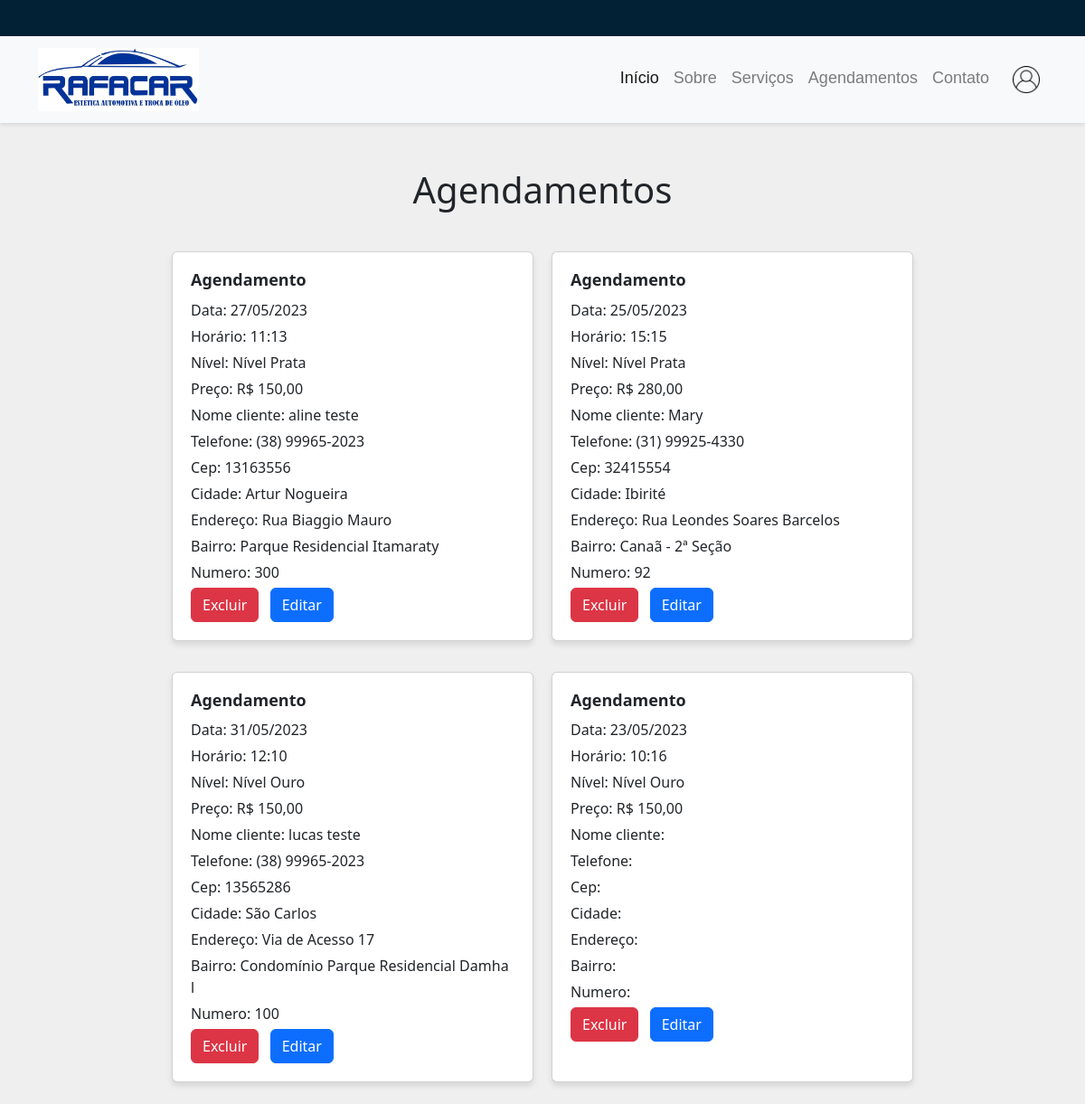
/agendamentos/ (signed in), run on an earlier commit of the app's database.
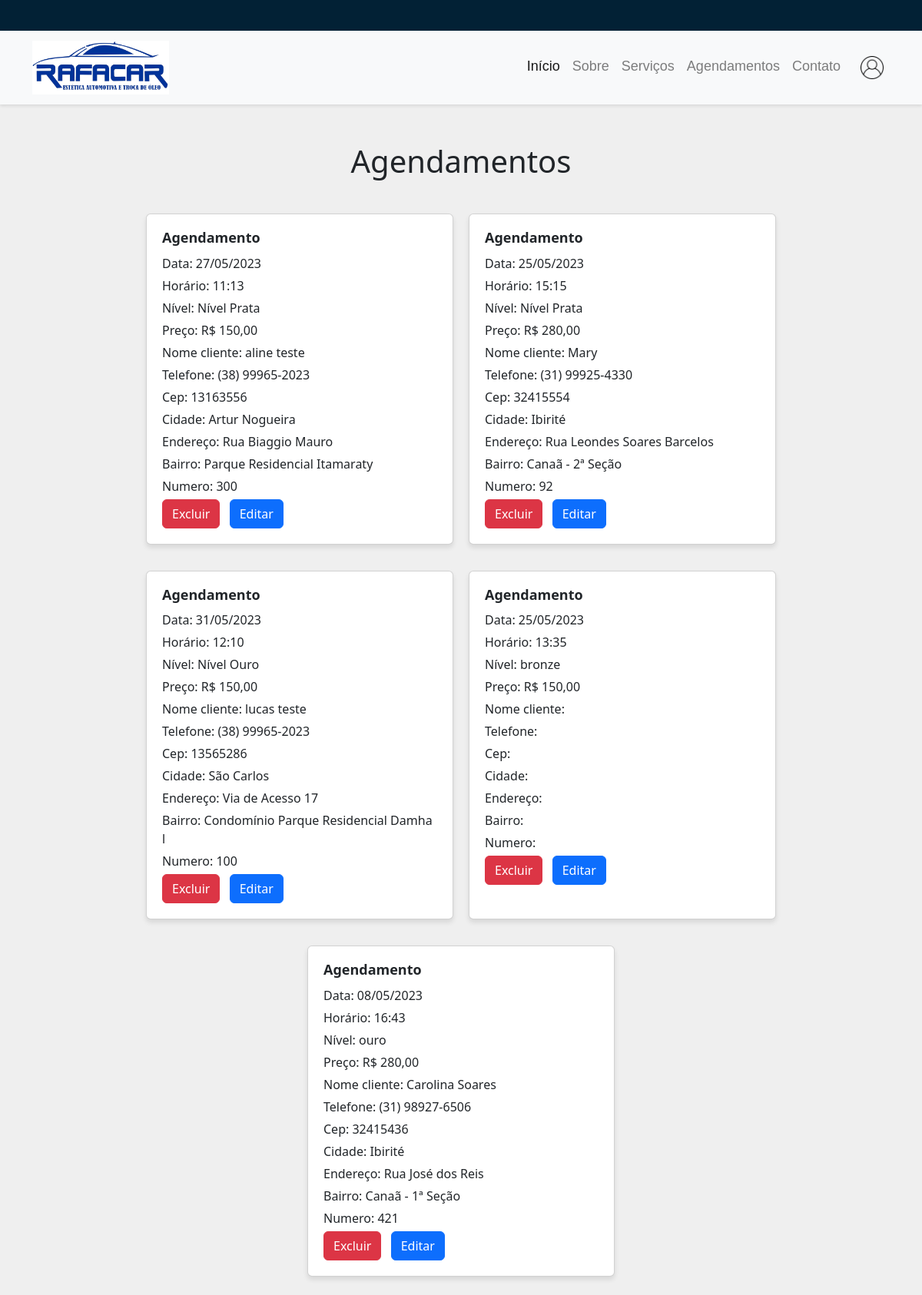
And on a later commit of the database.
### rafacar/models.py (models this page shows, shortened)
class Agendamento(models.Model):
    user = models.ForeignKey(User, on_delete=models.CASCADE, null=True)
    dados_pessoais = models.OneToOneField(
        DadosPessoais, on_delete=models.CASCADE, null=True)
    date = models.DateField()
    time = models.TimeField()
    endereco = models.TextField()
    preco = models.TextField(null=True)
    nivel = models.CharField(max_length=10, blank=True, null=True)

class DadosPessoais(models.Model):
    user = models.OneToOneField(User, on_delete=models.CASCADE)
    nome = models.CharField(max_length=100)
    telefone = models.CharField(max_length=20)
    cep = models.CharField(max_length=9)
    endereco = models.CharField(max_length=255)
    numero_casa = models.CharField(max_length=10)
    bairro = models.CharField(max_length=100)
    cidade = models.CharField(max_length=100)

### rafacar/views.py (the view)
# urls.py: path('agendamentos/', views.agendamentos, name='agendamentos'),
def agendamentos(request):
    if not request.user.is_authenticated:
        messages.add_message(request, messages.INFO, 'Faça login primeiro.')
        return redirect('login')
    if request.user.is_staff:
        agendamentos = Agendamento.objects.all().select_related('user', 'dados_pessoais')
        return render(request, 'agendamentos_gestor.html', {'agendamentos': agendamentos})
    agendamentos = Agendamento.objects.filter(user=request.user)
    return render(request, 'agendamentos.html', {'agendamentos': agendamentos})

### rafacar/templates/agendamentos_gestor.html (shortened to what this page needs)
{% load static %}
<!DOCTYPE html>
<html>
<head>
    <link rel="stylesheet" href="https://stackpath.bootstrapcdn.com/bootstrap/4.5.2/css/bootstrap.min.css">
</head>
<head>
    <link href="https://cdn.jsdelivr.net/npm/bootstrap@5.3.0-alpha1/dist/css/bootstrap.min.css" rel="stylesheet"
>
    <link rel="stylesheet" type="text/css" media="screen"
        href="https://cdnjs.cloudflare.com/ajax/libs/font-awesome/5.8.2/css/all.min.css" />
    <link rel="stylesheet" type="text/css" href="{% static 'rafacar/css/style.css' %}" />
</head>
<body>
    <header>
        <div style="height: 40px; background-color: #022135; width: 100%;"></div>
        <nav class="navbar navbar-expand-lg navbar-light bg-light">
            <div class="container">
                <a class="navbar-brand" href="#">
                    <img src="{% static 'rafacar/imagens/logo.jpeg' %}" width="" height="70" alt="Logo">
                </a>
                <div class="collapse navbar-collapse d-lg-flex justify-content-end" id="navbarSupportedContent">
                    <ul class="navbar-nav">
                        <li class="nav-item active">
                            <a class="nav-link" href="{% url 'home' %}">Início</a>
                        </li>
                        <li class="nav-item">
                            <a class="nav-link" href="{% url 'sobre' %}">Sobre</a>
                        </li>
                        <li class="nav-item">
                            <a class="nav-link" href="{% url 'servicos' %}">Serviços</a>
                        </li>
                        <li class="nav-item">
                            <a class="nav-link" href="{% url 'agendamentos' %}">Agendamentos</a>
                        </li>
                        <li class="nav-item">
                            <a class="nav-link" href="{% url 'contato' %}">Contato</a>
                        </li>
                        <li class="nav-item">
                            <a class="nav-link" href="{% url 'edita_user' %}"><img src="{% static 'rafacar/imagens/perfil.png' %}"
                                    width="30px" style="margin-left: 10px;"></a>
                        </li>
                    </ul>
                </div>
            </div>
        </nav>
    </header>
    <body>
        <div class="d-flex justify-content-center">
            <h1 class="mb-4 text-center" style="margin-top: 50px;">Agendamentos</h1>
        </div>
        <div class="card-container" style="margin-top: 10px;">
            {% for agendamento in agendamentos %}
            <div class="card mb-4" style="width: 400px;">
                <h2>Agendamento</h2>
                <p>Data: {{ agendamento.date|date:"d/m/Y" }}</p>
                <p>Horário: {{ agendamento.time|time:"H:i" }}</p>
                <p>Nível: {{ agendamento.nivel }}</p>
                <p>Preço: {{ agendamento.preco }}</p>
                <p>Nome cliente: {{ agendamento.dados_pessoais.nome }}</p>
                <p>Telefone: {{ agendamento.dados_pessoais.telefone }}</p>
                <p>Cep: {{ agendamento.dados_pessoais.cep }}</p>
                <p>Cidade: {{ agendamento.dados_pessoais.cidade }}</p>
                <p>Endereço: {{ agendamento.dados_pessoais.endereco }}</p>
                <p>Bairro: {{ agendamento.dados_pessoais.bairro }}</p>
                <p>Numero: {{ agendamento.dados_pessoais.numero_casa }}</p>
                <div class="button-group">
                    <a href="{% url 'excluir_agendamento' agendamento.id %}" class="btn btn-danger mr-2">Excluir</a>
                    <a href="#" class="btn btn-primary" data-toggle="modal"
                        data-target="#editarModal{{ agendamento.id }}">Editar</a>
                </div>
            </div>
            {% endfor %}
        </div>
    </body>
</html>

### rafacar/static/rafacar/css/style.css (style rules this page uses)
ul { list-style-type: none; margin: 0; padding: 0; overflow: hidden; }
li { float: left; font-size: 18px; }
li a { font-family: Bariol, sans-serif; display: block; color: black; text-align: left; padding: 14px; text-decoration: none; }

### rafacar/templates/agendamentos_gestor.html (style rules this page uses)
.card-container { display: flex; flex-wrap: wrap; justify-content: center; }
.card { width: 300px; height: 300px; background-color: #d9d9d9; color: #000000; padding: 20px; border-radius: 10px; box-shadow: 0 4px 6px rgba(0, 0, 0, 0.1); margin: 10px; }
.card h2 { font-size: 18px; font-weight: bold; margin-bottom: 10px; }
.card p { margin-bottom: 5px; }
.navbar { box-shadow: 0 2px 4px rgba(0, 0, 0, 0.1); }
body { background: #efefef !important; }

What changed in the data, as far as the page shows it:
removed Agendamento: date "23/05/2023", time "10:16", nivel "Nível Ouro", preco "R$ 150,00"
added Agendamento: date "25/05/2023", time "13:35", nivel "bronze", preco "R$ 150,00"
added Agendamento: date "08/05/2023", time "16:43", nivel "ouro", preco "R$ 280,00", dados_pessoais.nome "Carolina Soares", dados_pessoais.telefone "(31) 98927-6506", dados_pessoais.cep "32415436", dados_pessoais.cidade "Ibirité", dados_pessoais.endereco "Rua José dos Reis", dados_pessoais.bairro "Canaã - 1ª Seção", dados_pessoais.numero_casa "421"
